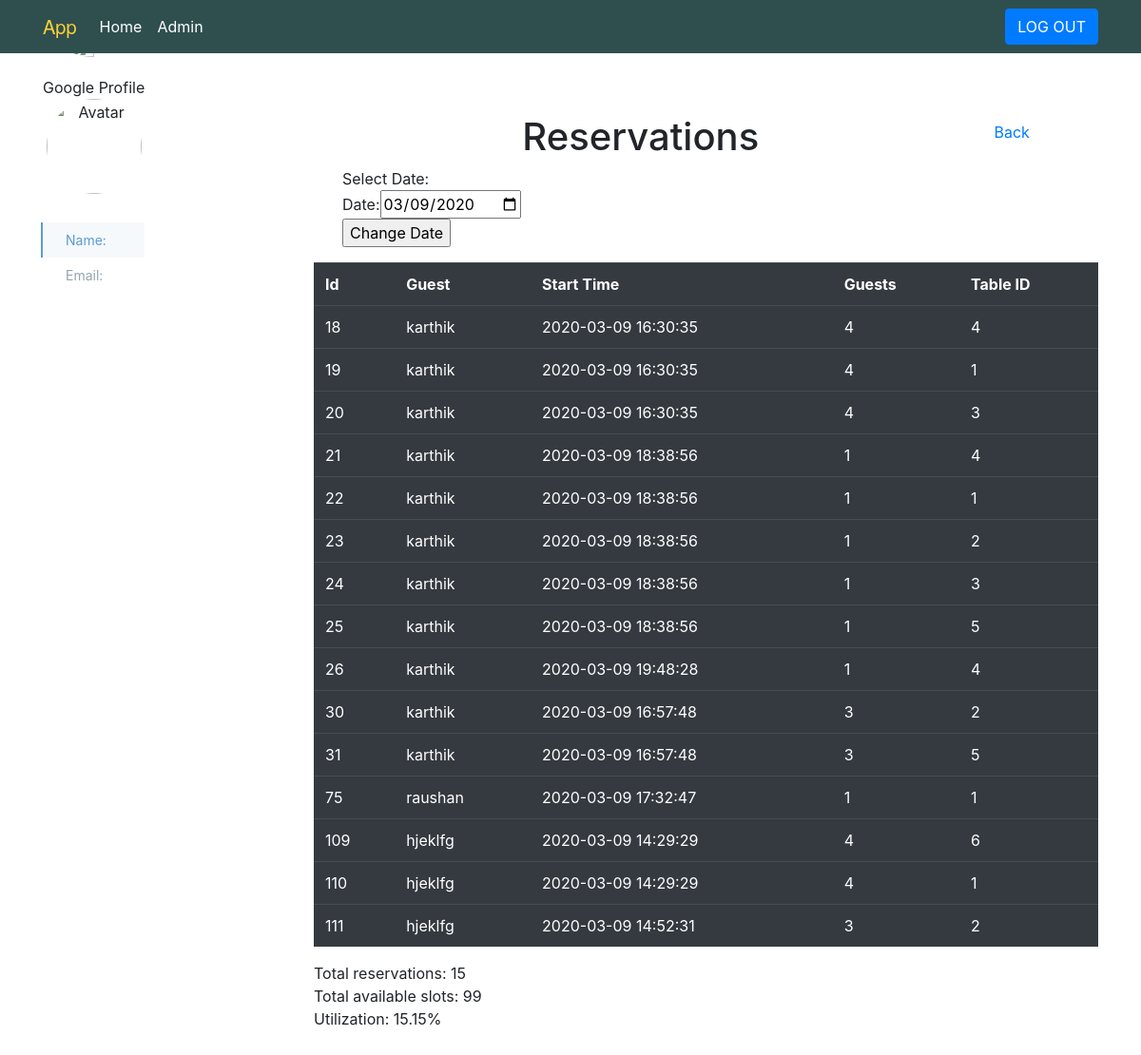
/show_reservations, run on an earlier commit of the app's database.
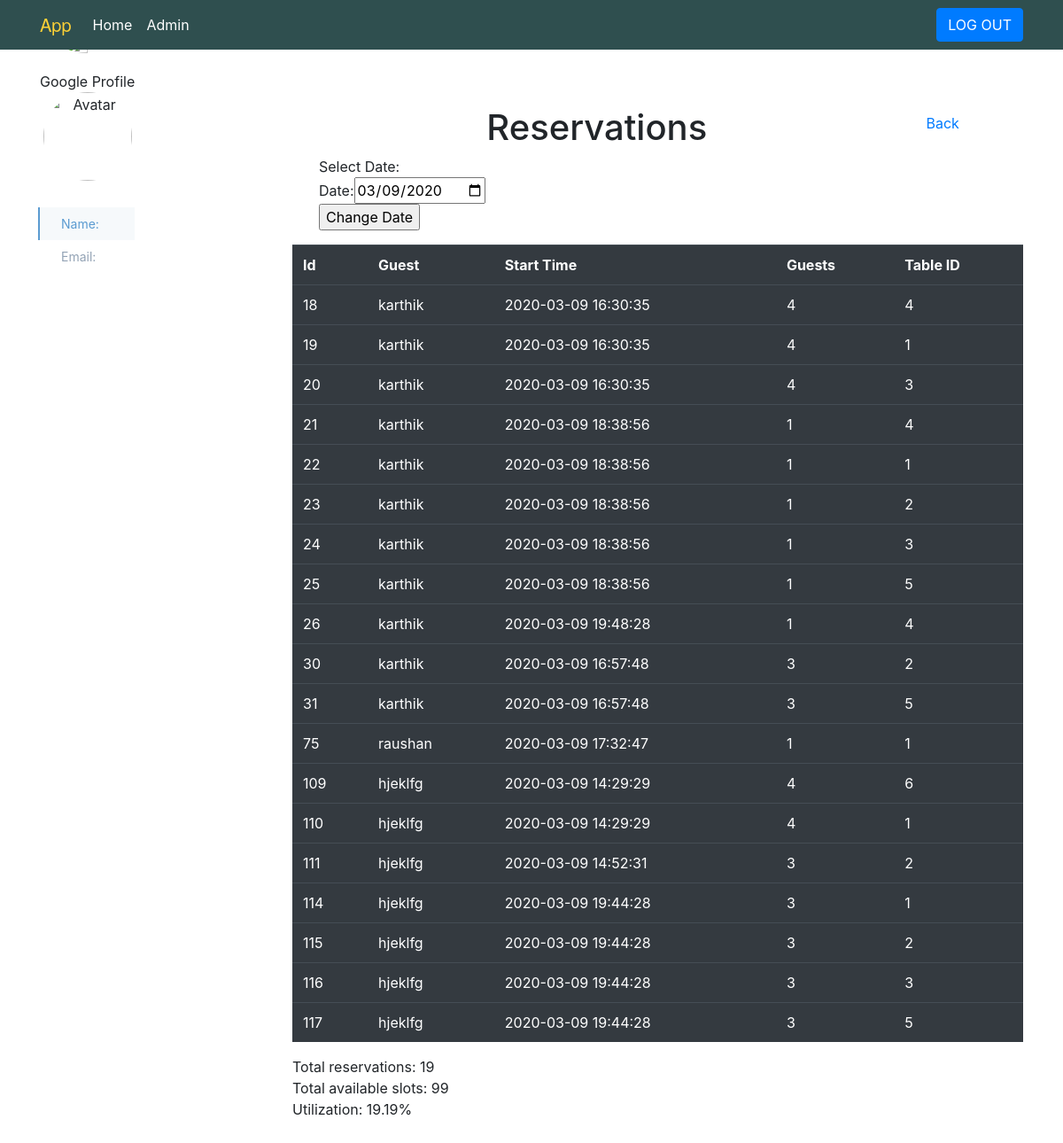
And on a later commit of the database.
### app/models.py (models this page shows, shortened)
class Reservation(db.Model):
    id = db.Column(db.Integer, primary_key=True)
    guest_id = db.Column(db.Integer, db.ForeignKey('guest.id'))
    guest = db.relationship('Guest')
    table_id = db.Column(db.Integer, db.ForeignKey('table.id'))
    table = db.relationship('Table')
    num_guests = db.Column(db.Integer, index=True)
    reservation_time = db.Column(db.DateTime, index=True)

class Guest(db.Model):
    id = db.Column(db.Integer, primary_key=True)
    name = db.Column(db.String(64), index=True)
    phone_number = db.Column(db.String(64), index=True, unique=True)

class Table(db.Model):
    id = db.Column(db.Integer, primary_key=True)
    capacity = db.Column(db.Integer, index=True)

### app/views.py (the view)
@app.route('/show_reservations', methods=['GET', 'POST'])
@app.route('/show_reservations/<reservation_date>', methods=['GET', 'POST'])
def show_reservations(reservation_date = datetime.datetime.strftime(datetime.datetime.now(), "%Y-%m-%d")):
    form = ShowReservationsOnDateForm()
    if form.validate_on_submit():
        res_date = datetime.datetime.strftime(form.reservation_date.data, "%Y-%m-%d")
        return redirect('/show_reservations/' + res_date)
    res_date = datetime.datetime.strptime(reservation_date, "%Y-%m-%d")
    reservations = Reservation.query.filter(Reservation.reservation_time >= res_date,
                                            Reservation.reservation_time < res_date + datetime.timedelta(days=1)).all()
    total_slots = len(Table.query.all()) * (RESTAURANT_CLOSE_TIME - RESTAURANT_OPEN_TIME)
    util = round((len(reservations) / float(total_slots)) * 100, 2)
    return render_template('show_reservations.html', title="Reservations", reservations=reservations, form=form, total_slots=total_slots, utilization=util)

### app/forms.py
class ShowReservationsOnDateForm(FlaskForm):
    reservation_date = DateField('reservation_date', default=datetime.now())

### app/views.py (called while the page is built)
@app.context_processor
def utility_processor():
    def table_utilization(table):
        start_datetime = datetime.datetime.combine(datetime.datetime.date(datetime.datetime.now()), datetime.datetime.min.time())
        end_datetime = start_datetime + datetime.timedelta(days=1)
        num_reservations = len(Reservation.query.filter(Reservation.table==table, Reservation.reservation_time > start_datetime, Reservation.reservation_time < end_datetime).all())
        return (num_reservations / float(RESTAURANT_CLOSE_TIME - RESTAURANT_OPEN_TIME)) * 100
    return dict(table_utilization=table_utilization)

### app/templates/show_reservations.html
{%  extends "base.html" %}
{% block content %}
<div class="col-12">
    <div class="row">
        <div class="col-10">
            <div class="text-center">
                <h1>Reservations</h1>
            </div>
        </div>
        <div class="col-2">
            <h2 class="btn btn-link">
                <a href="{{ url_for('admin') }}">Back</a>
            </h2>
        </div>
    </div>
</div>
<div class="col-12">
    <div class="col-4">
        Select Date:
    </div>
    <form action="" method="POST" name="show_reservations">
        <div class="col-4">
            Date:{{ form.reservation_date }}
        </div>
        <div class="col-4">
            <input type="submit" value="Change Date">
        </div>
    </form>
</div>
<table class="table table-dark">
    <tr>
        <th scope="col">Id</th>
        <th scope="col">Guest</th>
        <th scope="col">Start Time</th>
        <th scope="col">Guests</th>
        <th scope="col">Table ID</th>
    </tr>
    {% for reservation in reservations %}
    <tr>
        <td>{{ reservation.id }}</td>
        <td>{{ reservation.guest.name }}</td>
        <td>{{ reservation.reservation_time }}</td>
        <td>{{ reservation.num_guests }}</td>
        <td>{{ reservation.table.id }}</td>
    </tr>
    {% endfor %}
</table>
<p>
    Total reservations: {{ reservations|length }}<br />
    Total available slots: {{ total_slots }}<br />
    Utilization: {{ utilization }}%
</p>
{% endblock %}

### app/templates/base.html (shortened to what this page needs)
<!DOCTYPE html>
<html lang="en">
<head>
  <link rel="stylesheet" href="https://maxcdn.bootstrapcdn.com/bootstrap/4.4.1/css/bootstrap.min.css">
</head>
<body>
  <nav class="navbar navbar-expand-lg navbar-dark fixed-top" id="mainNav">
    <div class="container">
      <a class="navbar-brand js-scroll-trigger" href="#page-top">App</a>
      <ul class="navbar-nav mr-auto">
        <li class="nav-item active">
          <a class="nav-link" href="/">Home <span class="sr-only">(current)</span></a>
        </li>
        <li class="nav-item active">
          <a class="nav-link" href="/admin">Admin</a>
        </li>
      </ul>
      <div>
        <ul class="navbar-nav text-uppercase ml-auto">
          <li class="nav-item">
            <a class="btn btn-primary my-2 my-sm-0" href="/logout" type="submit"> Log
              out</a>
          </li>
        </ul>
      </div>
    </div>
  </nav>
  <div class="container ">
    <div class="row profile">
      <div class="col-md-3">
        <div class="profile-sidebar position-fixed">
          <div class="profile-userpic">
          </div>
          <div class="profile-usertitle">
            <div>
              <div class="circle">Google Profile</div>
              <img src="{{current_user.profile_pic}}" alt="Avatar" class="avatar"></img>
            </div>
          </div>
          <div class="profile-usermenu sidebar-sticky">
            <ul class="nav flex-column">
              <li class="active nav-item">
                <a href="#" class="nav-link active">
                  Name:{{current_user.name}} </a>
              </li>
              <li class="nav-item">
                <a class="nav-link active" href="#">
                  Email:{{current_user.email}} </a>
              </li>
          </div>
        </div>
      </div>
      <div class="col-md-9 " style="margin-top:100px">
        {%  block content %}{% endblock %}
      </div>
    </div>
  </div>
</body>
</html>

### app/templates/base.html (style rules this page uses)
html, body { height: 100%; }
body { display: flex; flex-direction: column; background: #F1F3FA; }
body { overflow-x: hidden; }
#mainNav { background-color: darkslategrey; color: white; }
#mainNav .navbar-brand { color: #fed136; font-family: 'Kaushan Script', 'Helvetica Neue', Helvetica, Arial, cursive; }
.profile { margin: 20px 0; }
.profile-sidebar { padding: 20px 0 10px 0; background: #fff; }
.profile-usertitle { text-align: center; margin-top: 20px; }
.profile-usermenu { margin-top: 30px; }
.profile-usermenu ul li { border-bottom: 1px solid #f0f4f7; }
.profile-usermenu ul li:last-child { border-bottom: none; }
.profile-usermenu ul li a { color: #93a3b5; font-size: 14px; font-weight: 400; }
.profile-usermenu ul li.active { border-bottom: none; }
.profile-usermenu ul li.active a { color: #5b9bd1; background-color: #f6f9fb; border-left: 2px solid #5b9bd1; margin-left: -2px; }
.nav>li { position: relative; display: block; }
.avatar { vertical-align: middle; width: 100px; height: auto; border-radius: 50%; }

What changed in the data, as far as the page shows it:
added Reservation: id "114", guest.name "hjeklfg", reservation_time "2020-03-09 19:44:28", num_guests "3", table.id "1"
added Reservation: id "115", guest.name "hjeklfg", reservation_time "2020-03-09 19:44:28", num_guests "3", table.id "2"
added Reservation: id "116", guest.name "hjeklfg", reservation_time "2020-03-09 19:44:28", num_guests "3", table.id "3"
added Reservation: id "117", guest.name "hjeklfg", reservation_time "2020-03-09 19:44:28", num_guests "3", table.id "5"
Also different on the page:
{{ reservations|length }}: "15" → "19"
{{ utilization }}: "15.15" → "19.19"
